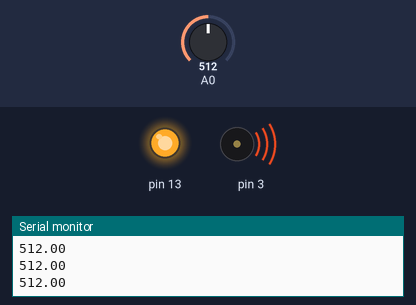
The sketch below on a simulated Arduino Uno, built with avr-gcc and run on an emulated ATmega328P. Parts: output pins drawn as LEDs (lit = HIGH), buzzer (waves = sounding), the last lines printed to the serial monitor. The inputs (shaded band) are chosen by the test bench; at power-on: A0 = 512.

Above: at 1.3 s.
1.4 s: A0 set to 410
2.9 s: A0 set to 389
At 3.4 s:
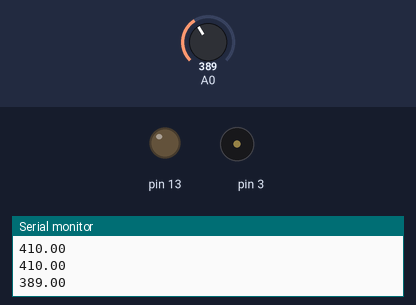
4.5 s: A0 set to 511
At 5.7 s:
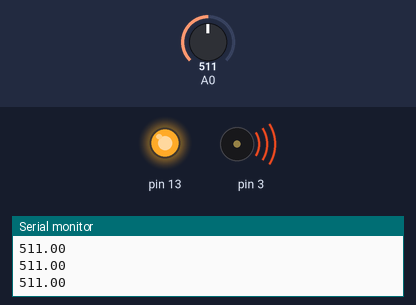
6.0 s: A0 set to 390
At 7.0 s:
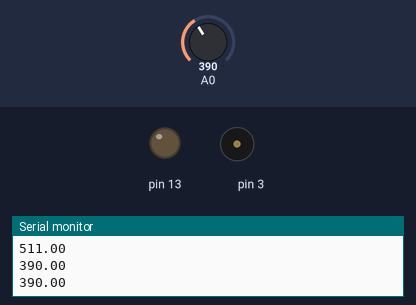
Timing chart, 0 to 8.5 s (numbered marks = the images above; inputs shaded):
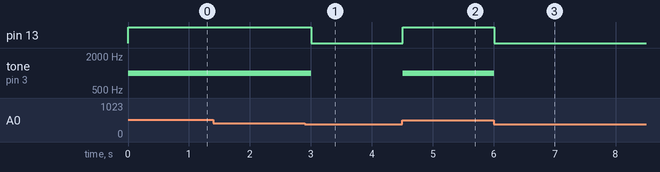

The sketch:

Code.ino
```cpp
float sensorvalue;

void setup()
{
  pinMode(13, OUTPUT);
  pinMode(3, OUTPUT);
  Serial.begin(9600);
}

void loop()
{
  sensorvalue = analogRead(A0);
  Serial.println(sensorvalue);

  if (sensorvalue >= 400){
    digitalWrite(13, HIGH);
    tone(3,1000);
  }
  else{
    digitalWrite(13, LOW);
    noTone(3);
  }
  delay(500);
}
```

Measured:
- the behaviour switches between 400 and 399 on A0 (found by bisection; images 0 and 1)
- after the input at 2.9 s, pin 13: HIGH → LOW after 0.10 s; tone on pin 3: 1000 Hz → silent after 0.10 s
- after the input at 4.5 s, pin 13: LOW → HIGH at once; tone on pin 3: silent → 1000 Hz at once
- after the input at 6.0 s, pin 13: HIGH → LOW at once; tone on pin 3: 1000 Hz → silent at once
